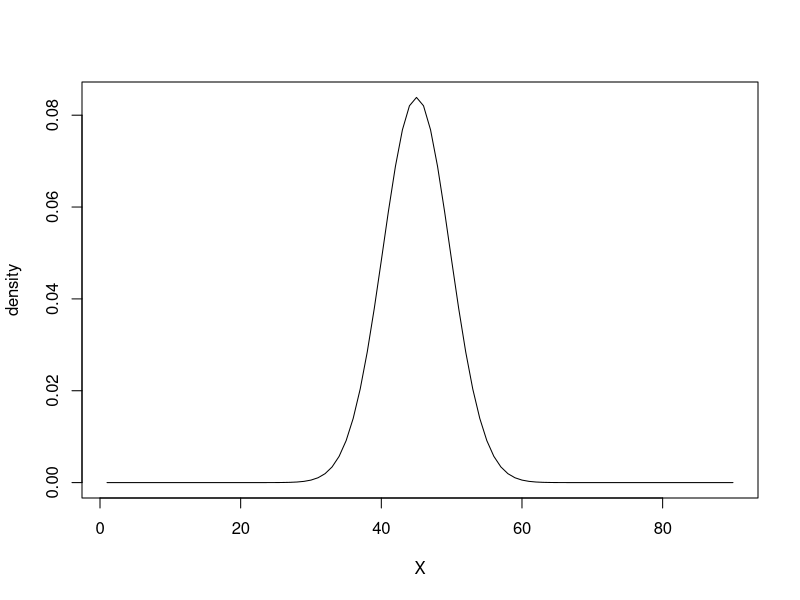

Here is the R script that generated this plot:
#In this exercise, we will work with the binomial distribution. Make sure you understand 
#the approach in HOP09.

#• Null hypothesis: coin is unbiased
#• Alternative hypothesis: coin is biased

#1. Suppose you have 50 heads out of 90 coin tosses. 
#Your friend challenges you that your coin is biased. 
#Conduct the binomial test at the significance level of 0.05 
#and find out if the null hypothesis rejected.
result<-binom.test(50,90,1/2,alternative="greater")
print(result)
if(result$p.value>0.05){
    print("don't reject the null hypoth")
}else{
    print("Reject the null hypoth")
}

#2. It is your friend’s turn, and he tosses his coin 90 times. 
#What is the minimum threshold on the number of heads that you can claim 
#that the coin is biased at 0.05 significance level. 
#Show your r code that prints this threshold. (The number of heads must exceed 45.)
#result=0
#a=0
#print(a)
#print(result)
for(i in 0:90){
    a=i+1
    result<-binom.test(a,90,1/2,alternative="greater")
 if(result$p.value<0.05){
     break
 }
}
print(result$statistic)



#3. Plot a density function of the binomial distribution having parameters 
#n=90 and prob=1/2. That pertains to 90 coin tosses and 0.5 probability of having a head. 
#(Use xlab = 'X' and ylab='density'.)

#print(dbinom(90,size=90,prob=0.5))
rangeP<-seq(1,90,length.out=90)
plot(rangeP,dbinom(x=rangeP,size=90,prob=0.5),type="l",xlab="X",ylab="density")
